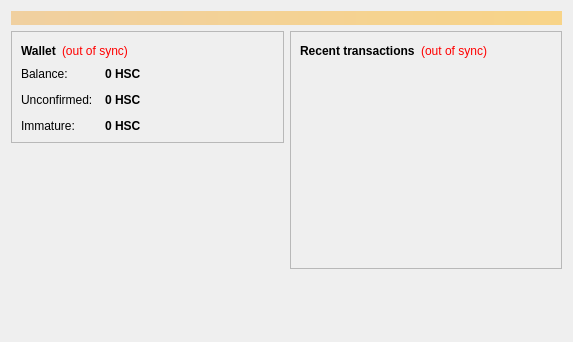
<?xml version="1.0" encoding="UTF-8"?>
<ui version="4.0">
 <class>OverviewPage</class>
 <widget class="QWidget" name="OverviewPage">
  <property name="geometry">
   <rect>
    <x>0</x>
    <y>0</y>
    <width>573</width>
    <height>342</height>
   </rect>
  </property>
  <property name="windowTitle">
   <string>Form</string>
  </property>
  <layout class="QVBoxLayout" name="topLayout">
   <item>
    <widget class="QLabel" name="labelAlerts">
     <property name="visible">
      <bool>false</bool>
     </property>
     <property name="styleSheet">
      <string notr="true">background-color: qlineargradient(x1: 0, y1: 0, x2: 1, y2: 0, stop:0 #F0D0A0, stop:1 #F8D488); color:#000000;</string>
     </property>
     <property name="wordWrap">
      <bool>true</bool>
     </property>
     <property name="margin">
      <number>3</number>
     </property>
    </widget>
   </item>
   <item>
    <layout class="QHBoxLayout" name="horizontalLayout" stretch="1,1">
     <item>
      <layout class="QVBoxLayout" name="verticalLayout_2">
       <item>
        <widget class="QFrame" name="frame">
         <property name="frameShape">
          <enum>QFrame::StyledPanel</enum>
         </property>
         <property name="frameShadow">
          <enum>QFrame::Raised</enum>
         </property>
         <layout class="QVBoxLayout" name="verticalLayout_4">
          <item>
           <layout class="QHBoxLayout" name="horizontalLayout_4">
            <item>
             <widget class="QLabel" name="label_5">
              <property name="font">
               <font>
                <weight>75</weight>
                <bold>true</bold>
               </font>
              </property>
              <property name="text">
               <string>Wallet</string>
              </property>
             </widget>
            </item>
            <item>
             <widget class="QLabel" name="labelWalletStatus">
              <property name="toolTip">
               <string>The displayed information may be out of date. Your wallet automatically synchronizes with the hscoin network after a connection is established, but this process has not completed yet.</string>
              </property>
              <property name="styleSheet">
               <string notr="true">QLabel { color: red; }</string>
              </property>
              <property name="text">
               <string notr="true">(out of sync)</string>
              </property>
              <property name="alignment">
               <set>Qt::AlignLeading|Qt::AlignLeft|Qt::AlignVCenter</set>
              </property>
             </widget>
            </item>
            <item>
             <spacer name="horizontalSpacer_2">
              <property name="orientation">
               <enum>Qt::Horizontal</enum>
              </property>
              <property name="sizeHint" stdset="0">
               <size>
                <width>40</width>
                <height>20</height>
               </size>
              </property>
             </spacer>
            </item>
           </layout>
          </item>
          <item>
           <layout class="QFormLayout" name="formLayout_2">
            <property name="fieldGrowthPolicy">
             <enum>QFormLayout::AllNonFixedFieldsGrow</enum>
            </property>
            <property name="horizontalSpacing">
             <number>12</number>
            </property>
            <property name="verticalSpacing">
             <number>12</number>
            </property>
            <item row="0" column="0">
             <widget class="QLabel" name="label">
              <property name="text">
               <string>Balance:</string>
              </property>
             </widget>
            </item>
            <item row="0" column="1">
             <widget class="QLabel" name="labelBalance">
              <property name="font">
               <font>
                <weight>75</weight>
                <bold>true</bold>
               </font>
              </property>
              <property name="cursor">
               <cursorShape>IBeamCursor</cursorShape>
              </property>
              <property name="toolTip">
               <string>Your current balance</string>
              </property>
              <property name="text">
               <string notr="true">0 HSC</string>
              </property>
              <property name="textInteractionFlags">
               <set>Qt::LinksAccessibleByMouse|Qt::TextSelectableByKeyboard|Qt::TextSelectableByMouse</set>
              </property>
             </widget>
            </item>
            <item row="1" column="0">
             <widget class="QLabel" name="label_3">
              <property name="text">
               <string>Unconfirmed:</string>
              </property>
             </widget>
            </item>
            <item row="1" column="1">
             <widget class="QLabel" name="labelUnconfirmed">
              <property name="font">
               <font>
                <weight>75</weight>
                <bold>true</bold>
               </font>
              </property>
              <property name="cursor">
               <cursorShape>IBeamCursor</cursorShape>
              </property>
              <property name="toolTip">
               <string>Total of transactions that have yet to be confirmed, and do not yet count toward the current balance</string>
              </property>
              <property name="text">
               <string notr="true">0 HSC</string>
              </property>
              <property name="textInteractionFlags">
               <set>Qt::LinksAccessibleByMouse|Qt::TextSelectableByKeyboard|Qt::TextSelectableByMouse</set>
              </property>
             </widget>
            </item>
            <item row="2" column="0">
             <widget class="QLabel" name="labelImmatureText">
              <property name="text">
               <string>Immature:</string>
              </property>
             </widget>
            </item>
            <item row="2" column="1">
             <widget class="QLabel" name="labelImmature">
              <property name="font">
               <font>
                <weight>75</weight>
                <bold>true</bold>
               </font>
              </property>
              <property name="toolTip">
               <string>Mined balance that has not yet matured</string>
              </property>
              <property name="text">
               <string notr="true">0 HSC</string>
              </property>
              <property name="textInteractionFlags">
               <set>Qt::LinksAccessibleByMouse|Qt::TextSelectableByKeyboard|Qt::TextSelectableByMouse</set>
              </property>
             </widget>
            </item>
           </layout>
          </item>
         </layout>
        </widget>
       </item>
       <item>
        <spacer name="verticalSpacer">
         <property name="orientation">
          <enum>Qt::Vertical</enum>
         </property>
         <property name="sizeHint" stdset="0">
          <size>
           <width>20</width>
           <height>40</height>
          </size>
         </property>
        </spacer>
       </item>
      </layout>
     </item>
     <item>
      <layout class="QVBoxLayout" name="verticalLayout_3">
       <item>
        <widget class="QFrame" name="frame_2">
         <property name="frameShape">
          <enum>QFrame::StyledPanel</enum>
         </property>
         <property name="frameShadow">
          <enum>QFrame::Raised</enum>
         </property>
         <layout class="QVBoxLayout" name="verticalLayout">
          <item>
           <layout class="QHBoxLayout" name="horizontalLayout_2">
            <item>
             <widget class="QLabel" name="label_4">
              <property name="text">
               <string>&lt;b&gt;Recent transactions&lt;/b&gt;</string>
              </property>
             </widget>
            </item>
            <item>
             <widget class="QLabel" name="labelTransactionsStatus">
              <property name="toolTip">
               <string>The displayed information may be out of date. Your wallet automatically synchronizes with the hscoin network after a connection is established, but this process has not completed yet.</string>
              </property>
              <property name="styleSheet">
               <string notr="true">QLabel { color: red; }</string>
              </property>
              <property name="text">
               <string notr="true">(out of sync)</string>
              </property>
              <property name="alignment">
               <set>Qt::AlignRight|Qt::AlignTrailing|Qt::AlignVCenter</set>
              </property>
             </widget>
            </item>
            <item>
             <spacer name="horizontalSpacer">
              <property name="orientation">
               <enum>Qt::Horizontal</enum>
              </property>
              <property name="sizeHint" stdset="0">
               <size>
                <width>40</width>
                <height>20</height>
               </size>
              </property>
             </spacer>
            </item>
           </layout>
          </item>
          <item>
           <widget class="QListView" name="listTransactions">
            <property name="styleSheet">
             <string notr="true">QListView { background: transparent; }</string>
            </property>
            <property name="frameShape">
             <enum>QFrame::NoFrame</enum>
            </property>
            <property name="verticalScrollBarPolicy">
             <enum>Qt::ScrollBarAlwaysOff</enum>
            </property>
            <property name="horizontalScrollBarPolicy">
             <enum>Qt::ScrollBarAlwaysOff</enum>
            </property>
            <property name="selectionMode">
             <enum>QAbstractItemView::NoSelection</enum>
            </property>
           </widget>
          </item>
         </layout>
        </widget>
       </item>
       <item>
        <spacer name="verticalSpacer_2">
         <property name="orientation">
          <enum>Qt::Vertical</enum>
         </property>
         <property name="sizeHint" stdset="0">
          <size>
           <width>20</width>
           <height>40</height>
          </size>
         </property>
        </spacer>
       </item>
      </layout>
     </item>
    </layout>
   </item>
  </layout>
 </widget>
 <resources/>
 <connections/>
</ui>
